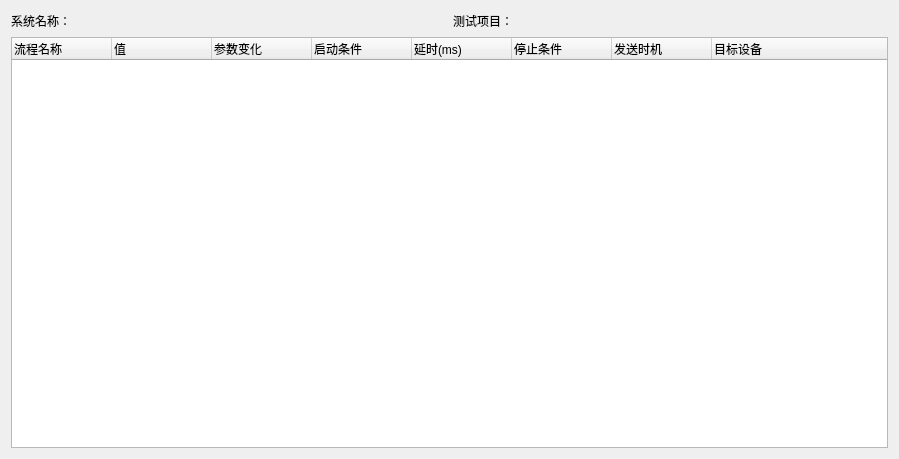
<?xml version="1.0" encoding="UTF-8"?>
<ui version="4.0">
 <class>flowTree</class>
 <widget class="QWidget" name="flowTree">
  <property name="geometry">
   <rect>
    <x>0</x>
    <y>0</y>
    <width>899</width>
    <height>459</height>
   </rect>
  </property>
  <property name="windowTitle">
   <string>Form</string>
  </property>
  <layout class="QVBoxLayout" name="verticalLayout">
   <item>
    <layout class="QHBoxLayout" name="horizontalLayout_3">
     <item>
      <layout class="QHBoxLayout" name="horizontalLayout">
       <item>
        <widget class="QLabel" name="label">
         <property name="text">
          <string>系统名称：</string>
         </property>
        </widget>
       </item>
       <item>
        <widget class="QLabel" name="systemNameLab">
         <property name="text">
          <string/>
         </property>
        </widget>
       </item>
      </layout>
     </item>
     <item>
      <spacer name="horizontalSpacer">
       <property name="orientation">
        <enum>Qt::Horizontal</enum>
       </property>
       <property name="sizeHint" stdset="0">
        <size>
         <width>40</width>
         <height>20</height>
        </size>
       </property>
      </spacer>
     </item>
     <item>
      <layout class="QHBoxLayout" name="horizontalLayout_2">
       <item>
        <widget class="QLabel" name="label_2">
         <property name="text">
          <string>测试项目：</string>
         </property>
        </widget>
       </item>
       <item>
        <widget class="QLabel" name="testProductLab">
         <property name="text">
          <string/>
         </property>
        </widget>
       </item>
      </layout>
     </item>
     <item>
      <spacer name="horizontalSpacer_2">
       <property name="orientation">
        <enum>Qt::Horizontal</enum>
       </property>
       <property name="sizeHint" stdset="0">
        <size>
         <width>40</width>
         <height>20</height>
        </size>
       </property>
      </spacer>
     </item>
    </layout>
   </item>
   <item>
    <widget class="PfTreeWidget" name="treeWidget">
     <column>
      <property name="text">
       <string>流程名称</string>
      </property>
     </column>
     <column>
      <property name="text">
       <string>值</string>
      </property>
     </column>
     <column>
      <property name="text">
       <string>参数变化</string>
      </property>
     </column>
     <column>
      <property name="text">
       <string>启动条件</string>
      </property>
     </column>
     <column>
      <property name="text">
       <string>延时(ms)</string>
      </property>
     </column>
     <column>
      <property name="text">
       <string>停止条件</string>
      </property>
     </column>
     <column>
      <property name="text">
       <string>发送时机</string>
      </property>
     </column>
     <column>
      <property name="text">
       <string>目标设备</string>
      </property>
     </column>
    </widget>
   </item>
  </layout>
  <action name="actionNewFlow">
   <property name="text">
    <string>新建流程</string>
   </property>
  </action>
  <action name="actionNewSubFlow">
   <property name="text">
    <string>新建子流程</string>
   </property>
  </action>
  <action name="actionCopy">
   <property name="text">
    <string>复制</string>
   </property>
   <property name="shortcut">
    <string>Ctrl+C</string>
   </property>
  </action>
  <action name="actionPase">
   <property name="text">
    <string>粘贴</string>
   </property>
   <property name="shortcut">
    <string>Ctrl+V</string>
   </property>
  </action>
  <action name="actionDelete">
   <property name="text">
    <string>删除</string>
   </property>
   <property name="shortcut">
    <string>Del</string>
   </property>
  </action>
  <action name="actionTestSend">
   <property name="text">
    <string>测试发送</string>
   </property>
  </action>
 </widget>
 <customwidgets>
  <customwidget>
   <class>PfTreeWidget</class>
   <extends>QTreeWidget</extends>
   <header>pftreewidget.h</header>
  </customwidget>
 </customwidgets>
 <resources/>
 <connections/>
</ui>
